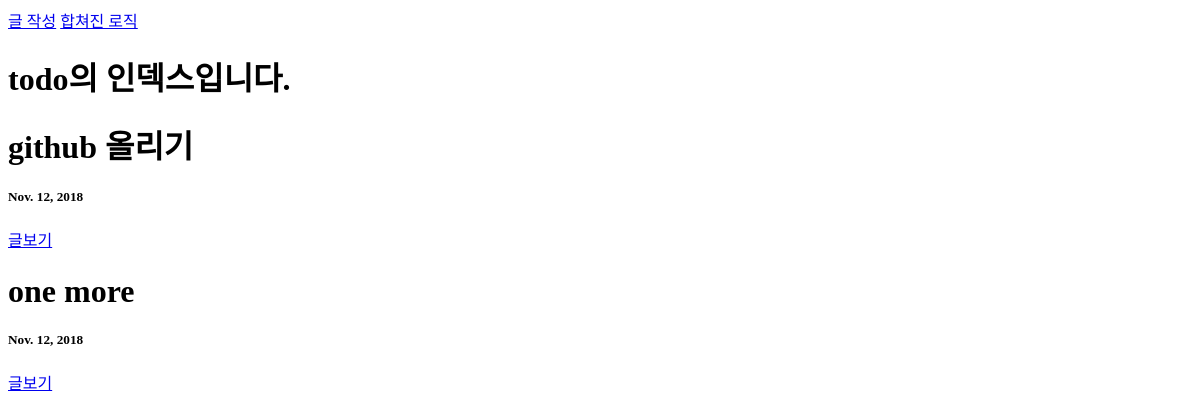
Page /todos/ on the earlier database version.
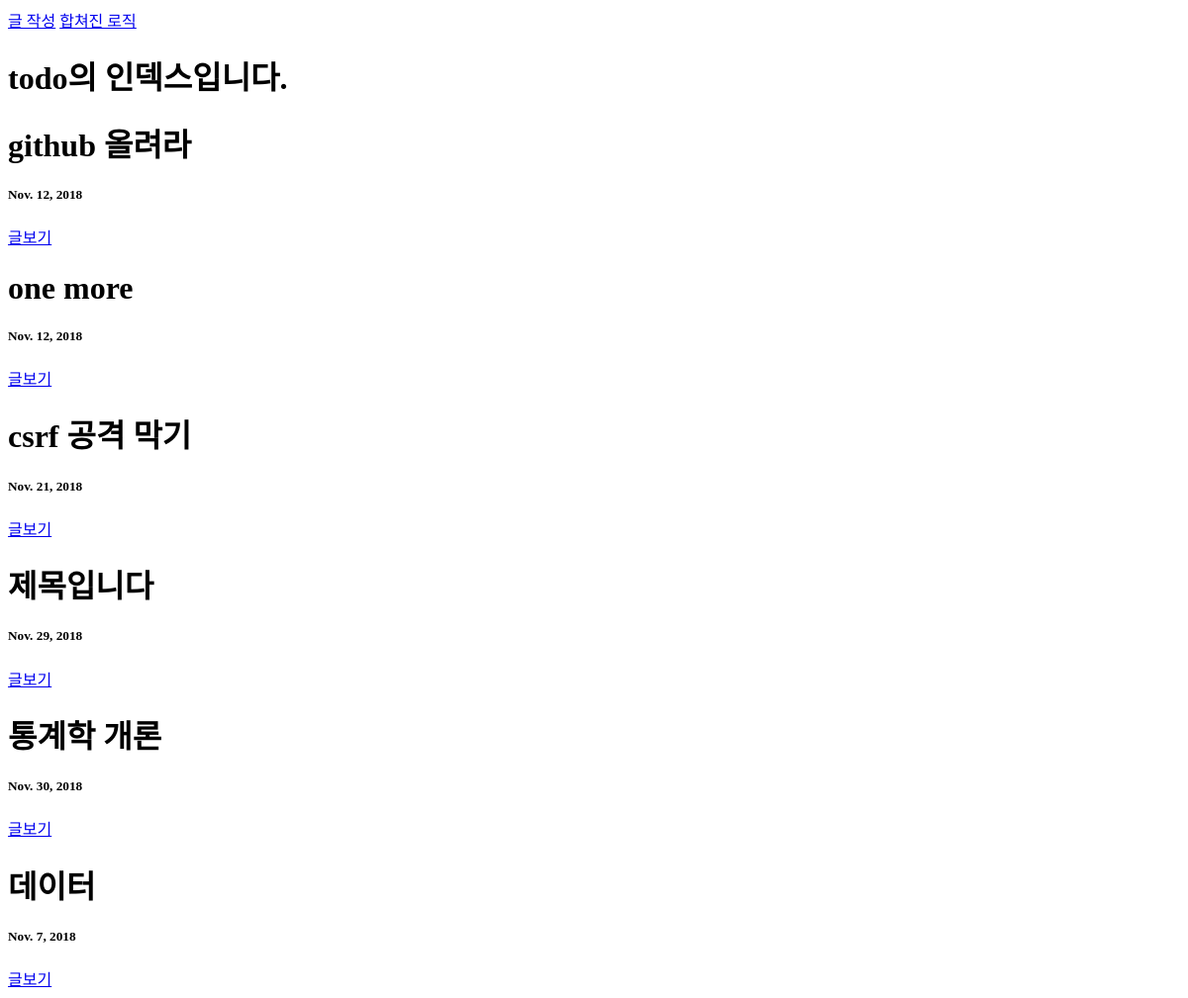
Same page on the later database version.
### todo/models.py (models this page shows, shortened)
class Todo(models.Model):
    title = models.CharField(max_length=50)
    deadline = models.DateField()

### todo/views.py (the view)
# urls.py: path('', views.index),   # url이 오면 메소드를 실행해야 한다
def index(request):
    todos = Todo.objects.all()
    return render(request, 'todo/index.html', {'todos' : todos})

### todo/templates/todo/index.html
{% extends 'todo/base.html' %}
{% block body_block %}
    <h1>todo의 인덱스입니다.</h1>
    {% for todo in todos %}
        <h1>{{todo.title}}</h1>
        <h5>{{todo.deadline}}</h5>
        <a href="/todos/{{todo.id}}/">글보기</a>
    {% endfor %}
{% endblock %}

### todo/templates/todo/base.html (shortened to what this page needs)
<!DOCTYPE html>
<html lang="en">
<head>
</head>
<body>
    <a href='/todos/new'>글 작성</a>
    <a href='/todos/todo_create'>합쳐진 로직</a>
    {% block body_block %}
    {% endblock %}
</body>
</html>

Differences in the rows shown:
changed Todo: title "github 올리기" → "github 올려라"
added Todo: title "csrf 공격 막기", deadline "Nov. 21, 2018"
added Todo: title "제목입니다", deadline "Nov. 29, 2018"
added Todo: title "통계학 개론", deadline "Nov. 30, 2018"
added Todo: title "데이터", deadline "Nov. 7, 2018"
